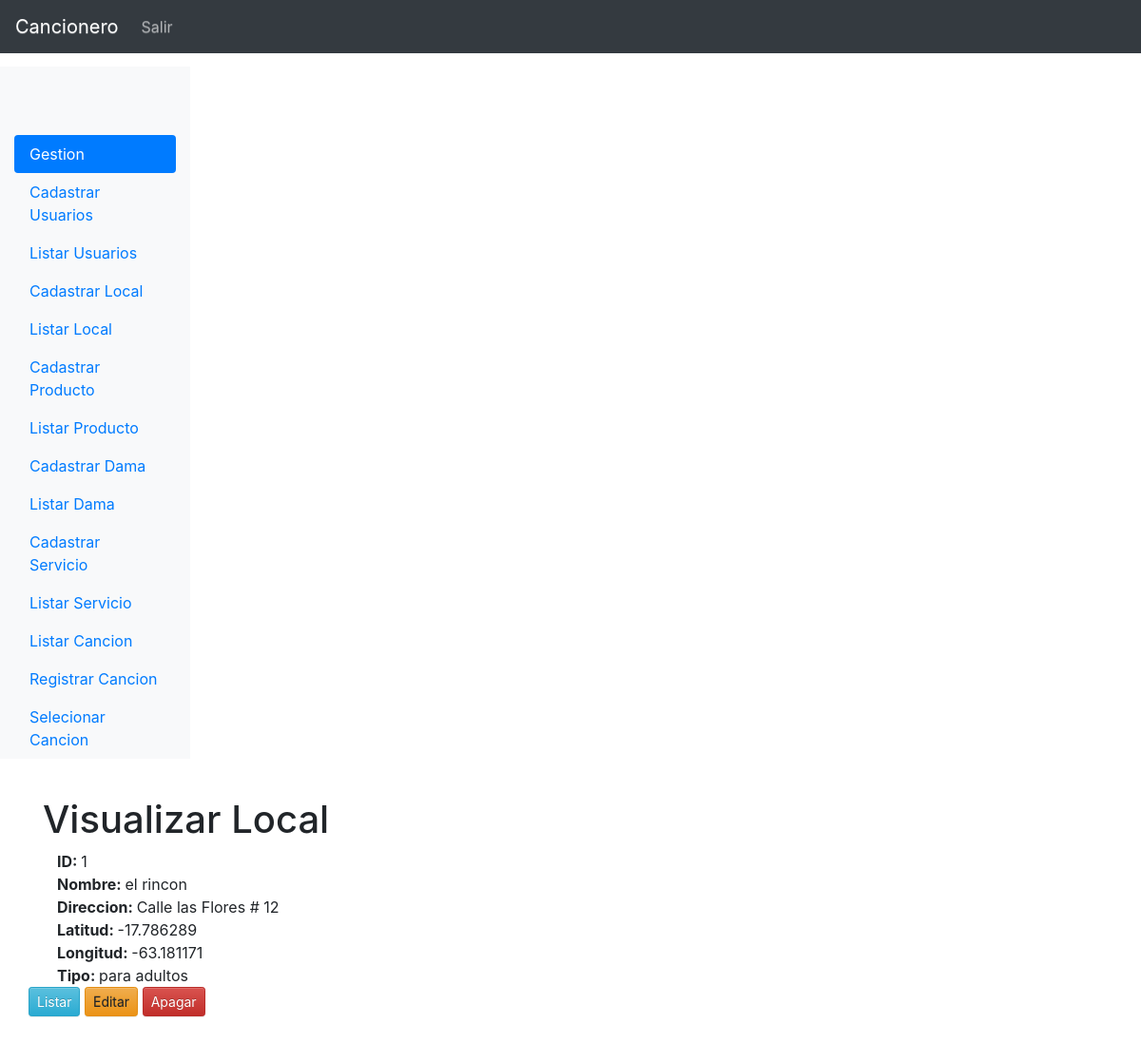
The page /visualizar_local.php?id=1 (signed in) on the database its author committed.
### tables this page shows
CREATE TABLE `markers` (
  `id` int(11) NOT NULL,
  `name` varchar(60) NOT NULL,
  `address` varchar(80) NOT NULL,
  `lat` float(10,6) NOT NULL,
  `lng` float(10,6) NOT NULL,
  `type` varchar(30) NOT NULL
);

### visualizar_local.php (the view, shortened to what this page needs)
<?php
  include_once("conexao.php");
  $id = $_GET["id"];
  $result = mysqli_query($conn,"SELECT * FROM markers WHERE id='$id' LIMIT 1");
  $resultado =  mysqli_fetch_assoc($result);
?>
<!doctype html>
<html lang="pt-BR">
  <head>
    <link href="css/bootstrap.min.css" rel="stylesheet">
    <link href="css/bootstrap-theme.min.css" rel="stylesheet">
    <link href="css/ie10-viewport-bug-workaround.css" rel="stylesheet">
    <link href="css/theme.css" rel="stylesheet">
  </head>
  <body>
  <?php
    include_once("menu_admin.php");
  ?>
    <div class="container theme-showcase" role="main" style="margin-top: 40px">
        <div class="page-header">
            <h1>Visualizar Local</h1>
      </div>
    <div class="row">
    <div class="col-md-12">
            <div class="col-sm-9 col-md-11">
               <b> ID: </b> <?php echo $resultado['id'];?>
            </div>
            <div class="col-sm-9 col-md-11">
               <b> Nombre: </b> <?php echo $resultado['name'];?>
            </div>
            <div class="col-sm-9 col-md-11">
               <b> Direccion: </b> <?php echo $resultado['address'];?>
            </div>
            <div class="col-sm-9 col-md-11">
               <b> Latitud: </b> <?php echo $resultado['lat'];?>
            </div>
            <div class="col-sm-9 col-md-11">
               <b> Longitud: </b> <?php echo $resultado['lng'];?>
            </div>
            <div class="col-sm-9 col-md-11">
               <b> Tipo: </b> <?php echo $resultado['type'];?>
            </div>
        </div>
    </div>
    <div class="row">
            <div class="pull-right">
                    <a href='listar_local.php?id=<?php echo $resultado['id']; ?>'><button type='button' class='btn btn-sm btn-info'>Listar</button></a>
                    <a href='editar_local.php?id=<?php echo $resultado['id']; ?>'><button type='button' class='btn btn-sm btn-warning'>Editar</button></a>
			        <a href='processa/proc_apagar_local.php?id=<?php echo $resultado['id']; ?>'><button type='button' class='btn btn-sm btn-danger'>Apagar</button></a>
            </div>
        </div>
    </div>
  </body>
</html>

### css/theme.css (style rules this page uses)
body { padding-top: 70px; padding-bottom: 30px; }

### rows shown on the page
markers: id "1", name "el rincon", address "Calle las Flores # 12", lat "-17.786289", lng "-63.181171", type "para adultos"
